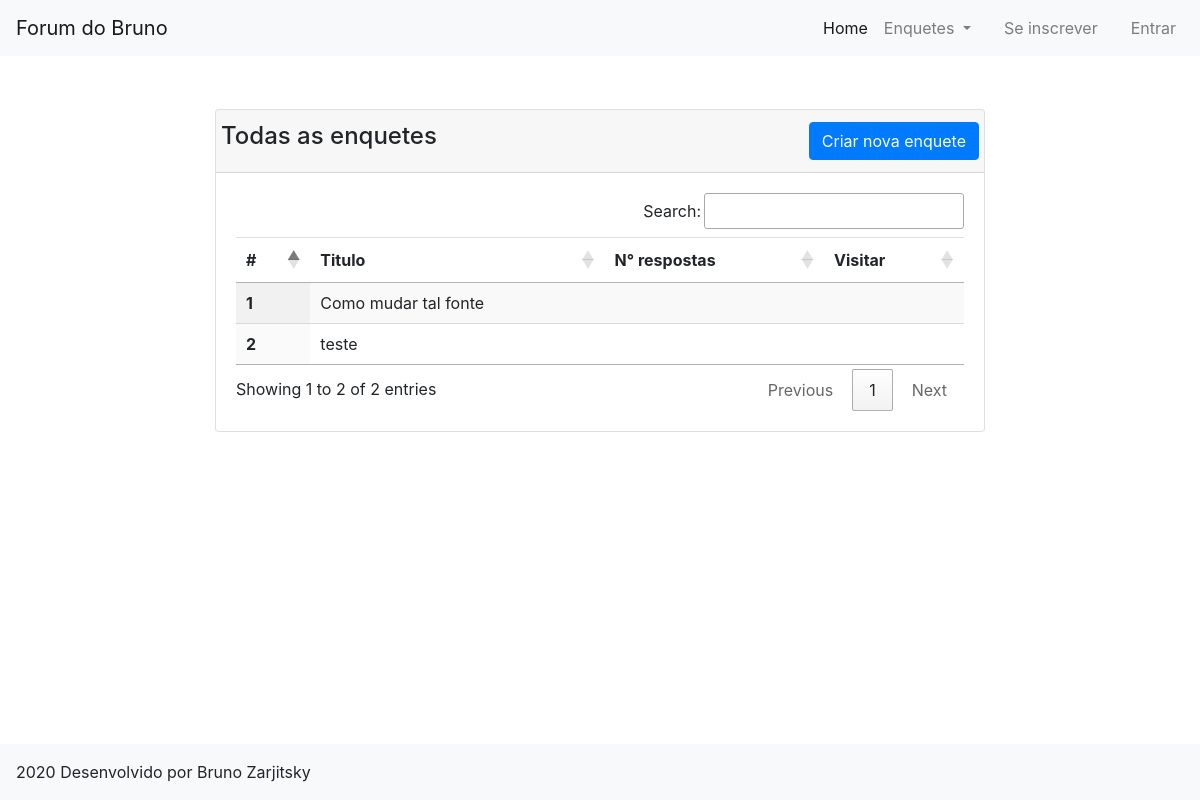
The page /enquetes/ on the database its author committed.
### siteForum/models.py (models this page shows, shortened)
class enquete(models.Model):
    titulo = models.CharField(max_length=200)
    descricao = models.TextField(default="")
    tipo = models.ManyToManyField(tipo, blank=True)
    class Meta:
        verbose_name = "Enquete"
        verbose_name_plural = "Enquetes"

### siteForum/views.py (the view)
# urls.py: path("enquetes/", views.Enquetes, name = "Enquetes"),
def Enquetes(request):
    enquetesLista = enquete.objects.all()
    return render(request, "enquetes.html", {"background": "background"+str(randint(1,3))+".jpg",
                                            "enquetesLista": enquetesLista})

### templates/enquetes.html
{% extends "base_page.html"%}
{% load static%}
{% block content %}
<div class = "row justify-content-center" style="padding-top: 5%;">
    <div class = "col-md-2"></div>
    <div class = "col-md-8">
        <div class = "card">
            <div class = "card-header">
                <div class = "row">
                    <h4>Todas as enquetes</h4>
                    <div class = "ml-auto">
                        <a href = "#" type="button" class="btn btn-primary">Criar nova enquete</a>
                    </div>
                </div>
            </div>
            <div class="card-body">
                <div class = "row">
                    <div class = "col-md-12">
                    <table class="table table-hover display" style="width: 100%;" id = "enquetes">
                        <thead>
                            <tr>
                                <th scope="col">#</th>
                                <th scope="col">Titulo</th>
                                <th scope="col">N° respostas</th>
                                <th scope="col">Visitar</th>
                            </tr>
                        </thead>
                        <tbody>
                            {% for autos in enquetesLista %}
                            <tr>
                                <th scope="row">{{autos.id}}</th>
                                <td>{{autos.titulo}}</td>
                                <td>{{autos.nmr}}</td>
                                <td><a href = "{% url 'EnqueteDetalhe' id=autos.id %}"><i class="fas fa-directions"></i></a></td>
                            </tr>
                            {% endfor %}
                        </tbody>
                    </table>
                    </div>
                </div>
            </div>
        </div>
    </div>
    <div class = "col-md-2">
    </div>
</div>
{% endblock %}

### rows shown on the page
enquete: id "1", titulo "Como mudar tal fonte"
enquete: id "2", titulo "teste"
